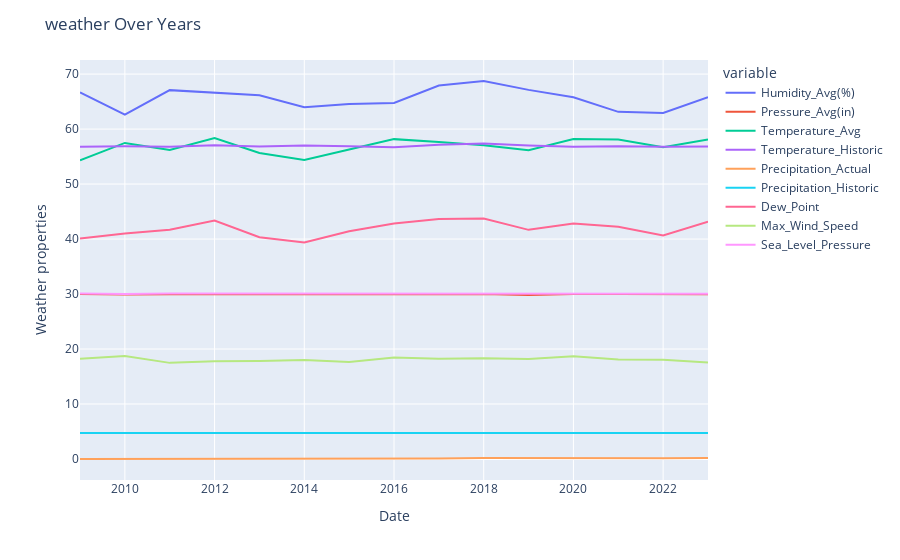

Source (notebook cell):
### Code cell
fig = px.line(group_by_years)
fig.update_layout(title='weather Over Years',
                  xaxis_title='Date',
                  yaxis_title='Weather properties')
fig.show()

### Figure 1 — Plotly figure (JSON) as saved in the notebook; plotly's stock layout.template omitted (floating-point values rounded to 4 significant figures)
{"data": [{"hovertemplate": "variable=Humidity_Avg(%)<br>Year=%{x}<br>value=%{y}<extra></extra>", "legendgroup": "Humidity_Avg(%)", "line": {"color": "#636efa", "dash": "solid"}, "marker": {"symbol": "circle"}, "mode": "lines", "name": "Humidity_Avg(%)", "orientation": "v", "showlegend": true, "type": "scatter", "x": [2009, 2010, 2011, 2012, 2013, 2014, 2015, 2016, 2017, 2018, 2019, 2020, 2021, 2022, 2023], "xaxis": "x", "y": [66.67, 62.63, 67.09, 66.58, 66.17, 63.97, 64.56, 64.75, 67.92, 68.75, 67.13, 65.78, 63.14, 62.95, 65.81], "yaxis": "y"}, {"hovertemplate": "variable=Pressure_Avg(in)<br>Year=%{x}<br>value=%{y}<extra></extra>", "legendgroup": "Pressure_Avg(in)", "line": {"color": "#EF553B", "dash": "solid"}, "marker": {"symbol": "circle"}, "mode": "lines", "name": "Pressure_Avg(in)", "orientation": "v", "showlegend": true, "type": "scatter", "x": [2009, 2010, 2011, 2012, 2013, 2014, 2015, 2016, 2017, 2018, 2019, 2020, 2021, 2022, 2023], "xaxis": "x", "y": [29.99, 29.9, 29.97, 29.98, 30.02, 30.0, 30.03, 29.91, 29.98, 30.03, 29.84, 30.01, 30.0, 30.02, 29.97], "yaxis": "y"}, {"hovertemplate": "variable=Temperature_Avg<br>Year=%{x}<br>value=%{y}<extra></extra>", "legendgroup": "Temperature_Avg", "line": {"color": "#00cc96", "dash": "solid"}, "marker": {"symbol": "circle"}, "mode": "lines", "name": "Temperature_Avg", "orientation": "v", "showlegend": true, "type": "scatter", "x": [2009, 2010, 2011, 2012, 2013, 2014, 2015, 2016, 2017, 2018, 2019, 2020, 2021, 2022, 2023], "xaxis": "x", "y": [54.34, 57.49, 56.22, 58.36, 55.64, 54.36, 56.29, 58.17, 57.66, 57.04, 56.16, 58.18, 58.12, 56.71, 58.12], "yaxis": "y"}, {"hovertemplate": "variable=Temperature_Historic<br>Year=%{x}<br>value=%{y}<extra></extra>", "legendgroup": "Temperature_Historic", "line": {"color": "#ab63fa", "dash": "solid"}, "marker": {"symbol": "circle"}, "mode": "lines", "name": "Temperature_Historic", "orientation": "v", "showlegend": true, "type": "scatter", "x": [2009, 2010, 2011, 2012, 2013, 2014, 2015, 2016, 2017, 2018, 2019, 2020, 2021, 2022, 2023], "xaxis": "x", "y": [56.8, 56.87, 56.77, 57.08, 56.84, 57.01, 56.87, 56.72, 57.15, 57.4, 57.02, 56.78, 56.9, 56.79, 56.85], "yaxis": "y"}, {"hovertemplate": "variable=Precipitation_Actual<br>Year=%{x}<br>value=%{y}<extra></extra>", "legendgroup": "Precipitation_Actual", "line": {"color": "#FFA15A", "dash": "solid"}, "marker": {"symbol": "circle"}, "mode": "lines", "name": "Precipitation_Actual", "orientation": "v", "showlegend": true, "type": "scatter", "x": [2009, 2010, 2011, 2012, 2013, 2014, 2015, 2016, 2017, 2018, 2019, 2020, 2021, 2022, 2023], "xaxis": "x", "y": [0, 0, 0, 0, 0, 0.1157, 0.09917, 0.1027, 0.1112, 0.1772, 0.1419, 0.113, 0.1324, 0.1195, 0.1639], "yaxis": "y"}, {"hovertemplate": "variable=Precipitation_Historic<br>Year=%{x}<br>value=%{y}<extra></extra>", "legendgroup": "Precipitation_Historic", "line": {"color": "#19d3f3", "dash": "solid"}, "marker": {"symbol": "circle"}, "mode": "lines", "name": "Precipitation_Historic", "orientation": "v", "showlegend": true, "type": "scatter", "x": [2009, 2010, 2011, 2012, 2013, 2014, 2015, 2016, 2017, 2018, 2019, 2020, 2021, 2022, 2023], "xaxis": "x", "y": [4.746, 4.744, 4.751, 4.732, 4.749, 4.742, 4.746, 4.751, 4.733, 4.722, 4.741, 4.749, 4.75, 4.75, 4.746], "yaxis": "y"}, {"hovertemplate": "variable=Dew_Point<br>Year=%{x}<br>value=%{y}<extra></extra>", "legendgroup": "Dew_Point", "line": {"color": "#FF6692", "dash": "solid"}, "marker": {"symbol": "circle"}, "mode": "lines", "name": "Dew_Point", "orientation": "v", "showlegend": true, "type": "scatter", "x": [2009, 2010, 2011, 2012, 2013, 2014, 2015, 2016, 2017, 2018, 2019, 2020, 2021, 2022, 2023], "xaxis": "x", "y": [40.09, 41.01, 41.7, 43.36, 40.34, 39.39, 41.43, 42.83, 43.65, 43.72, 41.68, 42.85, 42.23, 40.66, 43.17], "yaxis": "y"}, {"hovertemplate": "variable=Max_Wind_Speed<br>Year=%{x}<br>value=%{y}<extra></extra>", "legendgroup": "Max_Wind_Speed", "line": {"color": "#B6E880", "dash": "solid"}, "marker": {"symbol": "circle"}, "mode": "lines", "name": "Max_Wind_Speed", "orientation": "v", "showlegend": true, "type": "scatter", "x": [2009, 2010, 2011, 2012, 2013, 2014, 2015, 2016, 2017, 2018, 2019, 2020, 2021, 2022, 2023], "xaxis": "x", "y": [18.23, 18.73, 17.48, 17.78, 17.81, 18.01, 17.65, 18.46, 18.23, 18.31, 18.18, 18.69, 18.12, 18.03, 17.54], "yaxis": "y"}, {"hovertemplate": "variable=Sea_Level_Pressure<br>Year=%{x}<br>value=%{y}<extra></extra>", "legendgroup": "Sea_Level_Pressure", "line": {"color": "#FF97FF", "dash": "solid"}, "marker": {"symbol": "circle"}, "mode": "lines", "name": "Sea_Level_Pressure", "orientation": "v", "showlegend": true, "type": "scatter", "x": [2009, 2010, 2011, 2012, 2013, 2014, 2015, 2016, 2017, 2018, 2019, 2020, 2021, 2022, 2023], "xaxis": "x", "y": [30.1, 30.0, 30.08, 30.07, 30.12, 30.1, 30.14, 30.11, 30.1, 30.14, 30.12, 30.11, 30.09, 30.12, 30.07], "yaxis": "y"}], "layout": {"legend": {"title": {"text": "variable"}, "tracegroupgap": 0}, "margin": {"t": 60}, "title": {"text": "weather Over Years"}, "xaxis": {"anchor": "y", "domain": [0, 1], "title": {"text": "Date"}}, "yaxis": {"anchor": "x", "domain": [0, 1], "title": {"text": "Weather properties"}}}}
